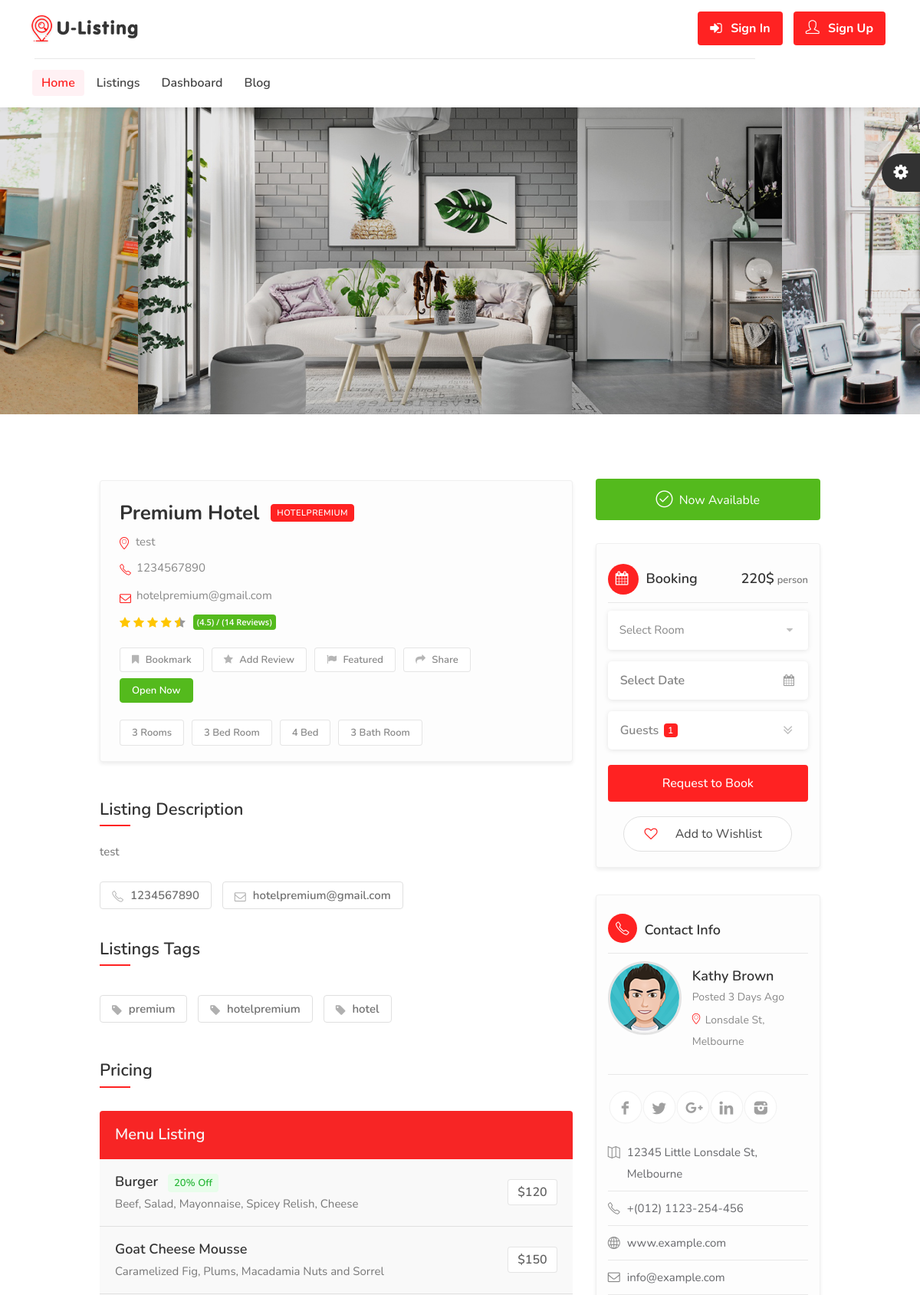
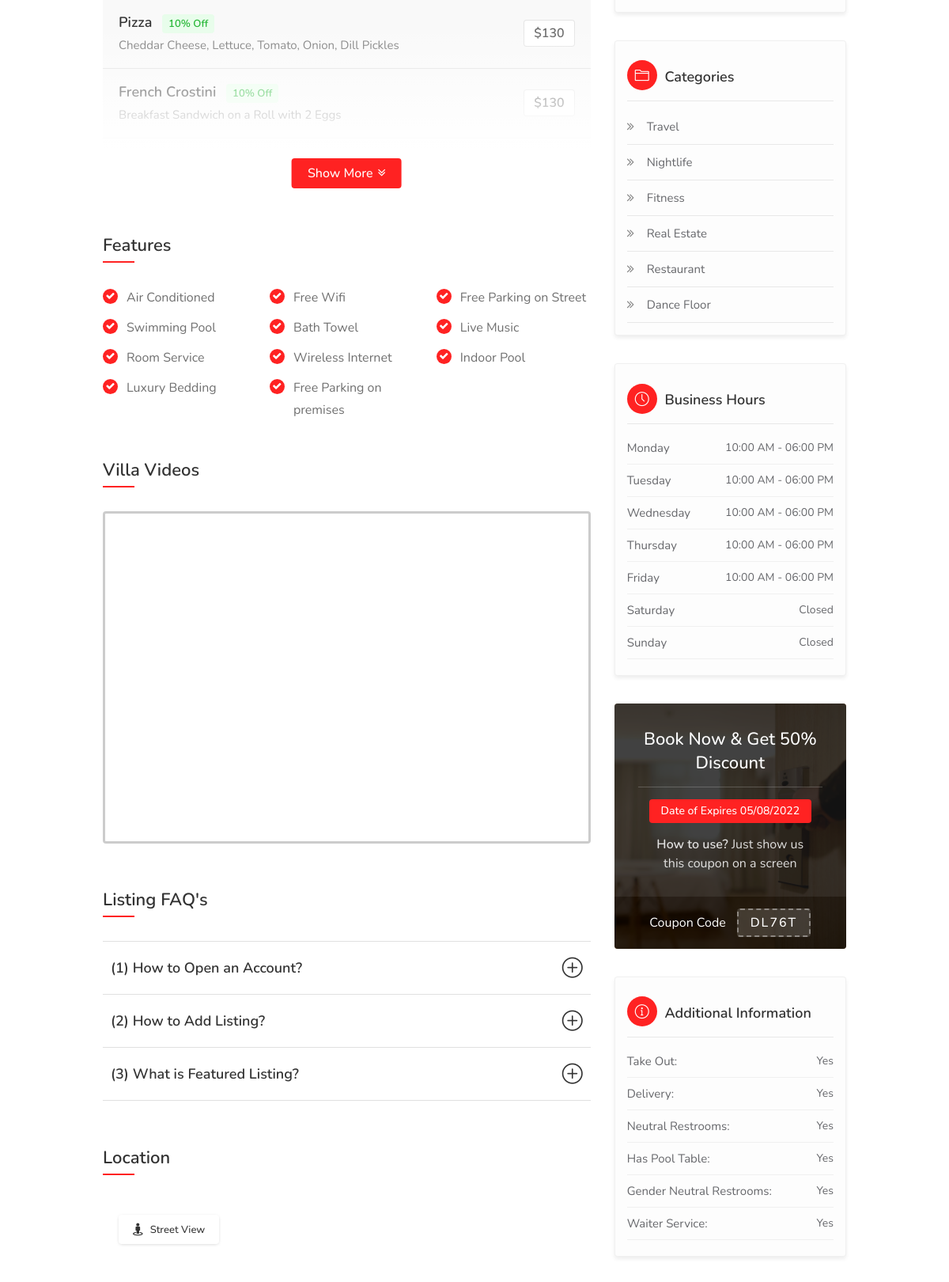
The app's page /detail/premium-hotel/ (upper part) with its own data (2 pictures, top to bottom).
### hotel/models.py (models this page shows, shortened)
class HotelGallery(models.Model):
    hotel = models.ForeignKey(Hotel, on_delete=models.CASCADE)
    image = models.FileField(upload_to="hotel_gallery")
    hgid = ShortUUIDField(unique=True, length=10, max_length=20)
    class Meta:
        verbose_name_plural = "Hotel Gallery"

class Hotel(models.Model):
    user = models.ForeignKey(User, on_delete=models.SET_NULL, null=True)
    name = models.CharField(max_length=100, null=True, blank=True)
    description = CKEditor5Field(null=True, blank=True, config_name="extends")
    image = models.FileField(upload_to="hotel_gallery")
    address = models.CharField(max_length=200)
    mobile = models.CharField(max_length=200)
    email = models.CharField(max_length=100)
    status = models.CharField(max_length=20, choices=HOTEL_STATUS, default="Live")
    tags = TaggableManager(blank=True)
    views = models.IntegerField(default=0)
    featured = models.BooleanField(default=False)
    hid = ShortUUIDField(unique=True, length=10, max_length=20)
    slug = models.SlugField(unique=True)
    date = models.DateTimeField(auto_now_add=True)
    def hotel_gallery(self):
        return HotelGallery.objects.filter(hotel=self)

### hotel/views.py (the view)
# urls.py: path("detail/<slug>/", views.hotel_detail, name="hotel-detail"),
def hotel_detail(request, slug):
    hotel = Hotel.objects.get(status="Live", slug=slug)
    context = {
        "hotel": hotel,
    }
    return render(request, 'hotel/hotel_detail.html', context)

### templates/hotel/hotel_detail.html (shortened to what this page needs)
{% extends 'partials/base.html' %}
{% load static %}
{% block content %}
<div id="utf_listing_gallery_part" class="utf_listing_section">
    <div class="utf_listing_slider utf_gallery_container margin-bottom-0">
        {% for hotel_gallery in hotel.hotel_gallery.all %}
        <a href="{{hotel_gallery.image.url}}" data-background-image="{{hotel_gallery.image.url}}"
            class="item utf_gallery"></a>
        {% endfor %}
    </div>
</div>
<div class="container">
    <div class="row utf_sticky_main_wrapper">
        <div class="col-lg-8 col-md-8">
            <div id="titlebar" class="utf_listing_titlebar">
                <div class="utf_listing_titlebar_title">
                    <h2>{{hotel.name}} <span class="listing-tag">{{hotel.tags.all|random}}</span></h2>
                    <span>
                        <a href="#utf_listing_location" class="listing-address">
                            <i class="sl sl-icon-location"></i>
                            {{hotel.address}}
                        </a>
                    </span>
                    <span class="call_now"><i class="sl sl-icon-phone"></i> {{hotel.mobile}}</span>
                    <span class="call_now"><i class="fa fa-envelope-o"></i> {{hotel.email}}</span>
                    <div class="utf_star_rating_section" data-rating="4.5">
                        <div class="utf_counter_star_rating">(4.5) / (14 Reviews)</div>
                    </div>
                    <ul class="listing_item_social">
                        <li><a href="#"><i class="fa fa-bookmark"></i> Bookmark</a></li>
                        <li><a href="#"><i class="fa fa-star"></i> Add Review</a></li>
                        <li><a href="#"><i class="fa fa-flag"></i> Featured</a></li>
                        <li><a href="#"><i class="fa fa-share"></i> Share</a></li>
                        <li><a href="#" class="now_open">Open Now</a></li>
                    </ul>
                    <div class="utf_room_detail">
                        <ul>
                            <li>3 Rooms</li>
                            <li>3 Bed Room</li>
                            <li>4 Bed</li>
                            <li>3 Bath Room</li>
                        </ul>
                    </div>
                </div>
            </div>
            <div id="utf_listing_overview" class="utf_listing_section">
                <h3 class="utf_listing_headline_part margin-top-30 margin-bottom-30">Listing Description</h3>
                <p>{{hotel.description|safe}}</p>
                <div id="utf_listing_tags"
                    class="utf_listing_section listing_tags_section margin-bottom-10 margin-top-0">
                    <a href="#"><i class="sl sl-icon-phone" aria-hidden="true"></i> {{hotel.mobile}}</a>
                    <a href="#"><i class="fa fa-envelope-o" aria-hidden="true"></i> {{hotel.email}}</a>
                </div>
            </div>
            <div id="utf_listing_tags" class="utf_listing_section listing_tags_section">
                <h3 class="utf_listing_headline_part margin-top-30 margin-bottom-40">Listings Tags</h3>
                {% for tag in hotel.tags.all %}
                <a href="#"><i class="fa fa-tag" aria-hidden="true"></i> {{tag.name}}</a>
                {% endfor %}
            </div>
            <div class="utf_listing_section">
                <h3 class="utf_listing_headline_part margin-top-50 margin-bottom-40">Pricing</h3>
                <div class="show-more">
                    <div class="utf_pricing_list_section">
                        <h4>Menu Listing</h4>
                        <ul>
                            <li>
                                <h5>Burger <sub class="ppl-offer label-light-success">20% Off</sub></h5>
                                <p>Beef, Salad, Mayonnaise, Spicey Relish, Cheese</p>
                                <span>$120</span>
                            </li>
                            <li>
                                <h5>Goat Cheese Mousse</h5>
                                <p>Caramelized Fig, Plums, Macadamia Nuts and Sorrel</p>
                                <span>$150</span>
                            </li>
                            <li>
                                <h5>Pizza <sub class="ppl-offer label-light-success">10% Off</sub></h5>
                                <p>Cheddar Cheese, Lettuce, Tomato, Onion, Dill Pickles</p>
                                <span>$130</span>
                            </li>
                            <li>
                                <h5>French Crostini <sub class="ppl-offer label-light-success">10% Off</sub></h5>
                                <p>Breakfast Sandwich on a Roll with 2 Eggs</p>
                                <span>$130</span>
                            </li>
                            <li>
                                <h5>Caramelised Rum Punch <sub class="ppl-offer label-light-success">15% Off</sub></h5>
                                <span>$120</span>
                            </li>
                        </ul>
                    </div>
                </div>
                <a href="#" class="show-more-button" data-more-title="Show More" data-less-title="Show Less"><i
                        class="fa fa-angle-double-down"></i></a>
            </div>
            <div id="utf_listing_amenities" class="utf_listing_section">
                <h3 class="utf_listing_headline_part margin-top-50 margin-bottom-40">Features</h3>
                <ul class="utf_listing_features checkboxes margin-top-0">
                    <li>Air Conditioned</li>
                    <li>Swimming Pool</li>
                    <li>Room Service</li>
                    <li>Luxury Bedding</li>
                    <li>Free Wifi</li>
                    <li>Bath Towel</li>
                    <li>Wireless Internet</li>
                    <li>Free Parking on premises</li>
                    <li>Free Parking on Street</li>
                    <li>Live Music</li>
                    <li>Indoor Pool</li>
                </ul>
            </div>
            <div id="utf_listing_video" class="utf_listing_section">
                <h3 class="utf_listing_headline_part margin-top-50 margin-bottom-40">Villa Videos</h3>
                <div class="detail-video">
                    <iframe width="835" height="420" src="https://www.youtube.com/embed/9o9TIwHtOJU"
                        allowfullscreen></iframe>
                </div>
            </div>
            <div id="utf_listing_faq" class="utf_listing_section">
                <h3 class="utf_listing_headline_part margin-top-50 margin-bottom-40">Listing FAQ's</h3>
                <div class="style-2">
                    <div class="accordion">
                        <h3><i
                                class="sl sl-icon-plus"></i> (1) How to Open an Account?</h3>
                        <h3><i
                                class="sl sl-icon-plus"></i> (2) How to Add Listing?</h3>
                        <h3><i
                                class="sl sl-icon-plus"></i> (3) What is Featured Listing?</h3>
                    </div>
                </div>
            </div>
            <div id="utf_listing_location" class="utf_listing_section">
                <h3 class="utf_listing_headline_part margin-top-60 margin-bottom-40">Location</h3>
                <div id="utf_single_listing_map_block">
                    <div id="utf_single_listingmap" data-latitude="36.778259" data-longitude="-119.417931"
                        data-map-icon="im im-icon-Hamburger"></div>
                    <a href="#" id="utf_street_view_btn">Street View</a>
                </div>
            </div>
        </div>
        <div class="col-lg-4 col-md-4 margin-top-75 sidebar-search">
            <div class="verified-badge with-tip margin-bottom-30"
                data-tip-content="Listing has been verified and belongs business owner or manager."> <i
                    class="sl sl-icon-check"></i> Now Available</div>
            <div class="utf_box_widget booking_widget_box">
                <h3><i class="fa fa-calendar"></i> Booking
                    <div class="price">
                        <span>220$<small>person</small></span>
                    </div>
                </h3>
                <div class="row with-forms margin-top-0">
                    <div class="col-lg-12 col-md-12">
                        <select class="utf_chosen_select_single">
                            <option label="Select Room">Select Room</option>
                        </select>
                    </div>
                </div>
                <div class="row with-forms margin-top-0">
                    <div class="col-lg-12 col-md-12 select_date_box">
                        <input type="text" id="date-picker" placeholder="Select Date" readonly="readonly">
                        <i class="fa fa-calendar"></i>
                    </div>
                </div>
                <div class="row with-forms">
                    <div class="col-lg-12">
                        <div class="panel-dropdown">
                            <a href="#">Guests <span class="qtyTotal" name="qtyTotal">1</span></a>
                        </div>
                    </div>
                </div>
                <a href="listing_booking.html" class="utf_progress_button button fullwidth_block margin-top-5">Request
                    to Book</a>
                <button class="like-button add_to_wishlist"><span class="like-icon"></span> Add to Wishlist</button>
            </div>
            <div class="utf_box_widget margin-top-35">
                <h3><i class="sl sl-icon-phone"></i> Contact Info</h3>
                <div class="utf_hosted_by_user_title"> <a href="#" class="utf_hosted_by_avatar_listing"><img
                            src="{% static 'images/dashboard-avatar.jpg' %}" alt=""></a>
                    <h4><a href="#">Kathy Brown</a><span>Posted 3 Days Ago</span>
                        <span><i class="sl sl-icon-location"></i> Lonsdale St, Melbourne</span>
                    </h4>
                </div>
                <ul class="utf_social_icon rounded margin-top-10">
                    <li><a class="facebook" href="#"></a></li>
                    <li><a class="twitter" href="#"></a></li>
                    <li><a class="gplus" href="#"></a></li>
                    <li><a class="linkedin" href="#"></a></li>
                    <li><a class="instagram" href="#"></a></li>
                </ul>
                <ul class="utf_listing_detail_sidebar">
                    <li><i class="sl sl-icon-map"></i> 12345 Little Lonsdale St, Melbourne</li>
                    <li><i class="sl sl-icon-phone"></i> +(012) 1123-254-456</li>
                    <li><i class="sl sl-icon-globe"></i> <a href="#">www.example.com</a></li>
                    <li><i class="fa fa-envelope-o"></i> <a href="mailto:info@example.com">info@example.com</a></li>
                </ul>
            </div>
            <div class="utf_box_widget margin-top-35">
                <h3><i class="sl sl-icon-folder-alt"></i> Categories</h3>
                <ul class="utf_listing_detail_sidebar">
                    <li><i class="fa fa-angle-double-right"></i> <a href="#">Travel</a></li>
                    <li><i class="fa fa-angle-double-right"></i> <a href="#">Nightlife</a></li>
                    <li><i class="fa fa-angle-double-right"></i> <a href="#">Fitness</a></li>
                    <li><i class="fa fa-angle-double-right"></i> <a href="#">Real Estate</a></li>
                    <li><i class="fa fa-angle-double-right"></i> <a href="#">Restaurant</a></li>
                    <li><i class="fa fa-angle-double-right"></i> <a href="#">Dance Floor</a></li>
                </ul>
            </div>
            <div class="utf_box_widget opening-hours margin-top-35">
                <h3><i class="sl sl-icon-clock"></i> Business Hours</h3>
                <ul>
                    <li>Monday <span>10:00 AM - 06:00 PM</span></li>
                    <li>Tuesday <span>10:00 AM - 06:00 PM</span></li>
                    <li>Wednesday <span>10:00 AM - 06:00 PM</span></li>
                    <li>Thursday <span>10:00 AM - 06:00 PM</span></li>
                    <li>Friday <span>10:00 AM - 06:00 PM</span></li>
                    <li>Saturday <span>Closed</span></li>
                    <li>Sunday <span>Closed</span></li>
                </ul>
            </div>
            <div class="opening-hours margin-top-35">
                <div class="utf_coupon_widget" style="background-image: url(images/coupon-bg-1.jpg);">
                    <div class="utf_coupon_overlay"></div>
                    <a href="#" class="utf_coupon_top">
                        <h3>Book Now & Get 50% Discount</h3>
                        <div class="utf_coupon_expires_date">Date of Expires 05/08/2022</div>
                        <div class="utf_coupon_used"><strong>How to use?</strong> Just show us this coupon on a screen
                        </div>
                    </a>
                    <div class="utf_coupon_bottom">
                        <p>Coupon Code</p>
                        <div class="utf_coupon_code">DL76T</div>
                    </div>
                </div>
            </div>
            <div class="utf_box_widget opening-hours margin-top-35">
                <h3><i class="sl sl-icon-info"></i> Additional Information</h3>
                <ul>
                    <li>Take Out: <span>Yes</span></li>
                    <li>Delivery: <span>Yes</span></li>
                    <li>Neutral Restrooms: <span>Yes</span></li>
                    <li>Has Pool Table: <span>Yes</span></li>
                    <li>Gender Neutral Restrooms: <span>Yes</span></li>
                    <li>Waiter Service: <span>Yes</span></li>
                </ul>
            </div>
        </div>
    </div>
</div>
{% endblock content %}

### static/css/mmenu.css (style rules this page uses)
:root { --mm-line-height:20px; --mm-listitem-size:44px; --mm-navbar-size:44px; --mm-offset-top:0; --mm-offset-right:0; --mm-offset-bottom:0; --mm-offset-left:0; --mm-color-border:rgba(0, 0, 0, 0.1); --mm-color-button:rgba(0, 0, 0, 0.3); --mm-color-text:rgba(0, 0, 0, 0.75); --mm-color-text-dimmed:rgba(0, 0, 0, 0.3); --mm-color-background:#f3f3f3; --mm-color-background-highlight:rgba(0, 0, 0, 0.05); --mm-color-background-emphasis:rgba(255, 255, 255, 0.4); --mm-shadow:0 0 10px rgba(0, 0, 0, 0.3) }

### static/css/style.css (style rules this page uses)
body { color: #707070; font-size: 15px; line-height: 28px; background-color: #fff; }
body p { font-size: 16px; line-height: 28px; }
body, h1, h2, h3, h4, h5, h6, input[type="text"], input[type="password"], input[type="email"], textarea, select, input[type="button"], input[type="submit"], button, #tiptip_content, .map-box p, .map-box div, .numerical-rating .utf_counter_star_rating, body .nav_responsive i.menu-trigger:after { font-family:'Nunito', sans-serif; text-transform: none; }
h1, h2, h3, h4, h5, h6 { color: #323232; }
* { margin: 0px; padding: 0px; box-sizing: border-box; }
ul, li { margin: 0px; list-style-type: none; }

### records on screen
HotelGallery: shows a picture
HotelGallery: shows a picture
HotelGallery: shows a picture
Hotel: name "Premium Hotel", address "test", mobile "1234567890", email "hotelpremium@gmail.com", description "test"
Tag: name "premium"
Tag: name "hotelpremium"
Tag: name "hotel"
